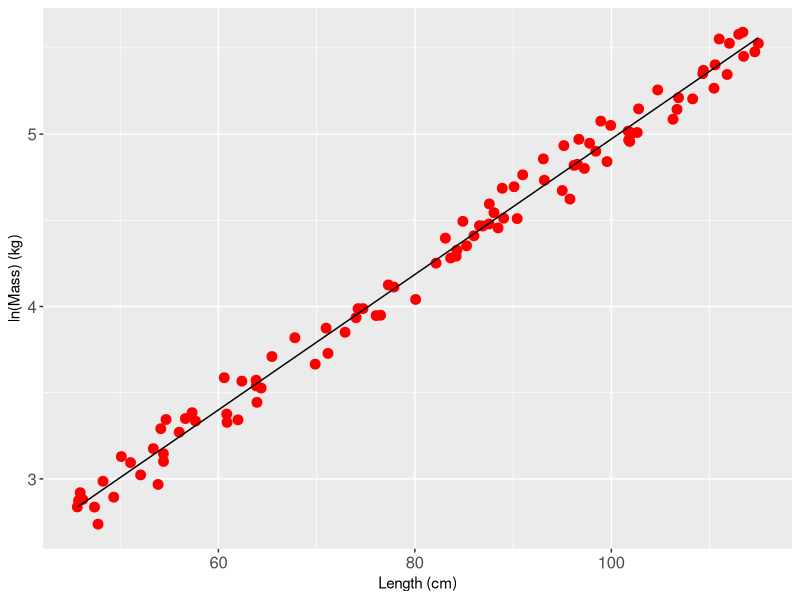

The R source for this figure:
## ---- chunk 1
library(ggplot2)

x <- runif(n = 100, min = 44, max = 115)

y <- 0.96 + 0.04 * x + rnorm(n=length(x), 0, 0.1)

mass <- exp(y)
df1 <- data.frame(length = x, mass = mass)
summary(df1)

lm1 <- lm(log(mass) ~ length, data = df1)
summary(lm1)
df1$predict <- predict(lm1)

p1 <- ggplot(data = df1, aes(x = length)) + 
  geom_point(aes(y = log(mass)), 
             colour = "red",
             size = 3) + 
  geom_line(aes(y = predict), colour = "black") + 
  theme(axis.text = element_text(size = 12)) + 
  xlab("Length (cm)") + 
  ylab("ln(Mass) (kg)")

print(p1)

